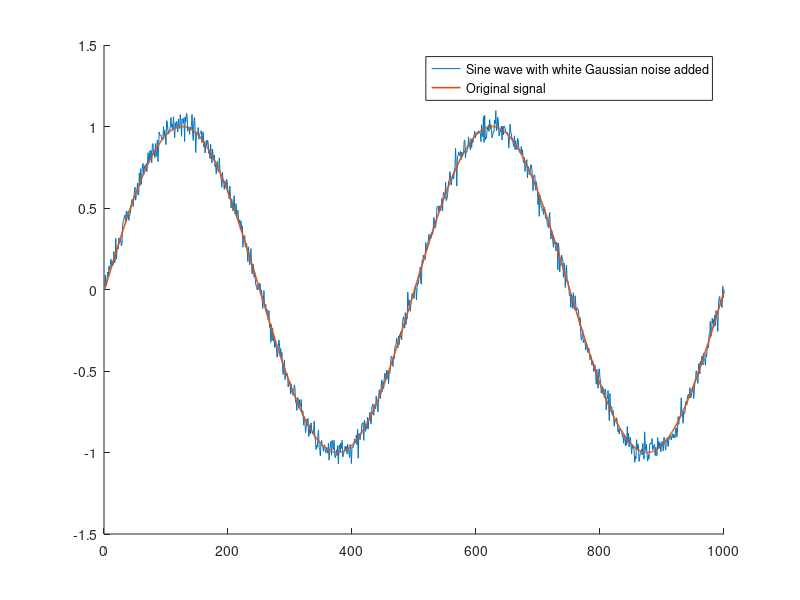
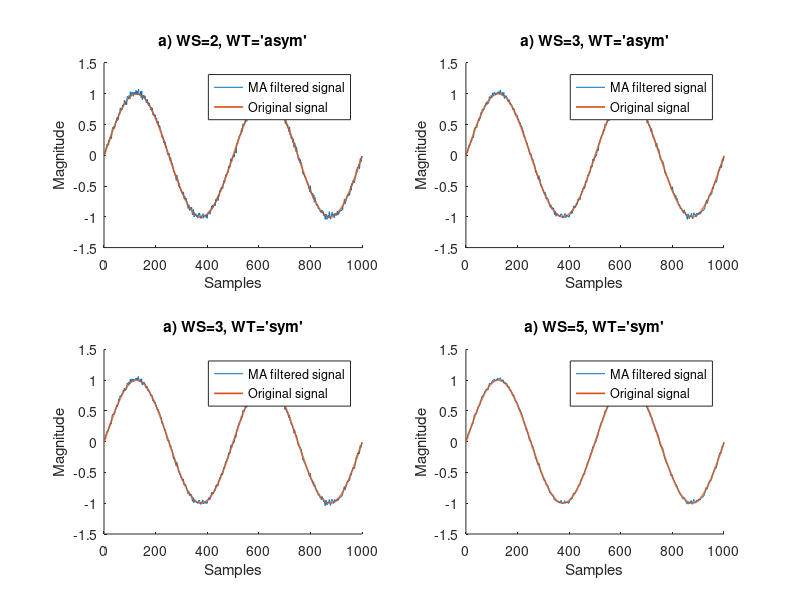

These figures' MATLAB source, in order: (Note: this script raises an error after producing the figures.)
%Pre cleaning
close all;
clear;
clc;

%Sine signal replica
t = 0:1:999;
original = sin(2*pi*0.002*t);

%Noisy replica
noise = wgn(1, 1000, -28); %-28 dBW was chosen to replicate the noise in the original paper.
noisy_signal = original + noise;
figure(1)
hold on;
plot(noisy_signal);
plot(original, 'LineWidth', 1.2);
legend("Sine wave with white Gaussian noise added", "Original signal");
hold off;

%MA WS=3, WT='sym'
MA_3_sym_signal = movmean(noisy_signal, 3);

%MA WS=5, WT='asym'
MA_5_sym_signal = movmean(noisy_signal, 5);

%MA WS=2, WT='asym'
MA_2_asym_signal = movmean(noisy_signal, [1 0]); %[1 0] means use only one element from the past and the current value for the avarage.

%MA WS=3, WT='asym'
MA_3_asym_signal = movmean(noisy_signal, [2 0]); %[1 0] means use two elements from the past and the current value for the avarage.

%Filtered noisy signal plots
figure(2)
subplot(2, 2, 1);
hold on;
plot(MA_2_asym_signal);
plot(original, 'LineWidth', 1.2);
legend("MA filtered signal", "Original signal");
title("a) WS=2, WT='asym'");
xlabel("Samples");
ylabel("Magnitude");
hold off;

subplot(2, 2, 2);
hold on;
plot(MA_3_asym_signal);
plot(original, 'LineWidth', 1.2);
legend("MA filtered signal", "Original signal");
title("a) WS=3, WT='asym'");
xlabel("Samples");
ylabel("Magnitude");
hold off;

subplot(2, 2, 3);
hold on;
plot(MA_3_sym_signal);
plot(original, 'LineWidth', 1.2);
legend("MA filtered signal", "Original signal");
title("a) WS=3, WT='sym'");
xlabel("Samples");
ylabel("Magnitude");
hold off;

subplot(2, 2, 4);
hold on;
plot(MA_5_sym_signal);
plot(original, 'LineWidth', 1.2);
legend("MA filtered signal", "Original signal");
title("a) WS=5, WT='sym'");
xlabel("Samples");
ylabel("Magnitude");
hold off;

%Performance metrics calculation

signal_vector = [noisy_signal' MA_2_asym_signal' MA_3_asym_signal' MA_3_sym_signal' MA_5_sym_signal']; %From this point onwards this order is respected for the signals inside the vectors.

%SM1

SM1 = zeros(1, size(signal_vector, 2));
SM1_percentage = zeros(1, size(signal_vector, 2));
for n = 1:size(signal_vector, 2)
    dif = signal_vector(2:size(signal_vector(:, n), 1), n) - signal_vector(1:size(signal_vector(:, n), 1)-1, n);
    SM1(n) = sum(abs(dif));
    SM1_percentage(n) = 100*(SM1(1)-SM1(n))/(SM1(1));
end

%SM2
SM2 = zeros(1, size(signal_vector, 2));
SM2_percentage = zeros(1, size(signal_vector, 2));
for n = 1:size(signal_vector, 2)
    dif = signal_vector(1:size(signal_vector(:, n), 1)-2, n) - 2.*signal_vector(2:size(signal_vector(:, n)-1, 1), n) + signal_vector(3:size(signal_vector(:, n), 1), n);
    SM2(n) = sum((dif).^(2));
    SM2_percentage(n) = 100*(SM2(1)-SM2(n))/(SM2(1));
end
